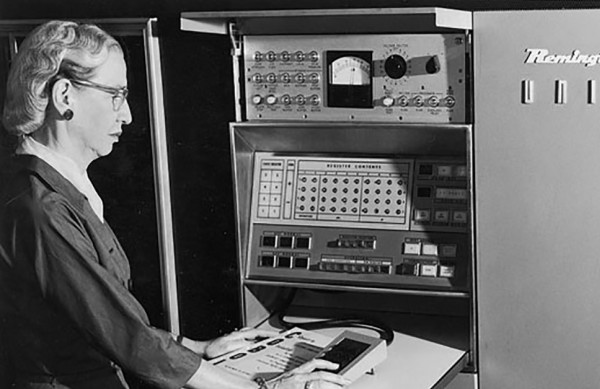
#> input picture HW2/hw2_files/grace_hopper.png, 600 x 389 px
$ python corners.py
#> lines starting #> are read from the running program, lines starting #| are printed output that depends on the picture
### HW2/hw2_files/common.py
import numpy as np
from matplotlib import pyplot as plt
import os
from PIL import Image

def read_img(path, greyscale=True):
    try:
        # 尝试打开图像
        img = Image.open(path)
    except FileNotFoundError:
        # 如果文件不存在，打印警告并跳过
        print(f"Warning: File not found - {path}")
        return None
    if greyscale:
        img = img.convert('L')
    else:
        img = img.convert('RGB')
    return np.array(img)

def save_img(img, path):
    img = Image.fromarray(img)
    img.save(path)
    print(path, "is saved!")

# [4 lines left out: function display_img, not called in this run]

### HW2/hw2_files/filters.py
import numpy as np
import os
from common import *
import cv2


## Image Patches ##
# [307 lines left out: functions image_patches, convolve, gaussian_kernel, gaussian_filter, edge_detection, sobel_operator and 2 more, not called in this run]
    ########################


# [2 lines that do not run on import are left out]

### HW2/hw2_files/corners.py
import os

from HW2.hw2_files.filters import sobel_operator
from common import read_img, save_img
import matplotlib.pyplot as plt
import numpy as np

from filters import *

def corner_score(image, u=5, v=5, window_size=(5,5)):
    # Given an input image, x_offset, y_offset, and window_size,
    # return the function E(u,v) for window size W
    # corner detector score for that pixel.
    # Input- image: H x W
    #        u: a scalar for x offset
    #        v: a scalar for y offset
    #        window_size: a tuple for window size
    #
    # Output- results: a image of size H x W
    # Use zero-padding to handle window values outside of the image.

    H, W = image.shape
    output = np.zeros((H, W))

    # 计算窗口的半尺寸
    half_h = window_size[0] // 2
    half_w = window_size[1] // 2

    # 为了处理边界，计算填充大小
    pad_h = half_h + abs(v)
    pad_w = half_w + abs(u)

    # 对图像进行零填充
    padded_image = np.pad(image, ((pad_h, pad_h), (pad_w, pad_w)), mode='constant', constant_values=0)

    # 遍历图像中的每个像素
    for i in range(H):
        for j in range(W):
            # 计算在填充图像中的坐标
            i_padded = i + pad_h
            j_padded = j + pad_w

            # 提取以当前像素为中心的窗口
            window_current = padded_image[i_padded - half_h:i_padded + half_h + 1,
                             j_padded - half_w:j_padded + half_w + 1]

            # 提取偏移后的窗口
            i_shifted = i_padded + v
            j_shifted = j_padded + u
            window_shifted = padded_image[i_shifted - half_h:i_shifted + half_h + 1,
                             j_shifted - half_w:j_shifted + half_w + 1]

            # 计算窗口之间的SSD
            ssd = np.sum((window_current - window_shifted) ** 2)
            output[i, j] = ssd

    return output

def harris_detector(image, window_size=(5,5)):
    # Given an input image, calculate the Harris Detector score for all pixels
    # Input- image: H x W
    # Output- results: a image of size H x W
    #
    # You can use same-padding for intensity (or zero-padding for derivatives)
    # to handle window values outside of the image.

    ## compute the derivatives
    Ix = None
    Iy = None
    Ix, Iy, _ = sobel_operator(image, normalize=False)

    Ixx = Ix * Ix
    Iyy = Iy * Iy
    Ixy = Ix * Iy

    # 3. 对梯度乘积进行加权求和（卷积）
    # 创建高斯核
    h, w = window_size
    sigma = h / 2  # 根据窗口大小选择合适的 sigma
    kernel_size = h

    # 创建二维高斯核
    x, y = np.mgrid[-(kernel_size // 2):(kernel_size // 2) + 1, -(kernel_size // 2):(kernel_size // 2) + 1]
    gauss_kernel = np.exp(-(x ** 2 + y ** 2) / (2 * sigma ** 2))
    gauss_kernel = gauss_kernel / gauss_kernel.sum()

    # 对 Ixx, Iyy, Ixy 进行卷积
    Sxx = convolve(Ixx, gauss_kernel)
    Syy = convolve(Iyy, gauss_kernel)
    Sxy = convolve(Ixy, gauss_kernel)

    # 4. 计算 Harris 响应
    alpha = 0.05  # Harris 角点检测器的参数，通常取 0.04 到 0.06

    # 计算行列式和迹
    det_M = Sxx * Syy - Sxy ** 2
    trace_M = Sxx + Syy

    # For each location of the image, construct the structure tensor and calculate the Harris response
    response = det_M - alpha * (trace_M ** 2)

    return response

def main():
    # The main function
    ########################
    img = read_img('./grace_hopper.png')
#> in read_img, img is the input picture: PIL image 600x389 L; min 0, max 255, mean 95.6

    ##### Feature Detection #####
    if not os.path.exists("./feature_detection"):
        os.makedirs("./feature_detection")

    # Define shifts and window size
    shifts = [(-5, 0), (5, 0), (0, -5), (0, 5)]  # left, right, up, down shifts
    window_size = (5, 5)

    # Compute and save corner scores for each shift
    for idx, (u, v) in enumerate(shifts):
        score = corner_score(img, u=u, v=v, window_size=window_size)

        # Normalize score for visualization
        score_norm = (score - score.min()) / (score.max() - score.min()) * 255
        score_norm = score_norm.astype(np.uint8)

        # Save the output image
        direction = ['left', 'right', 'up', 'down'][idx]
        save_img(score_norm, f"./feature_detection/corner_score_{direction}.png")
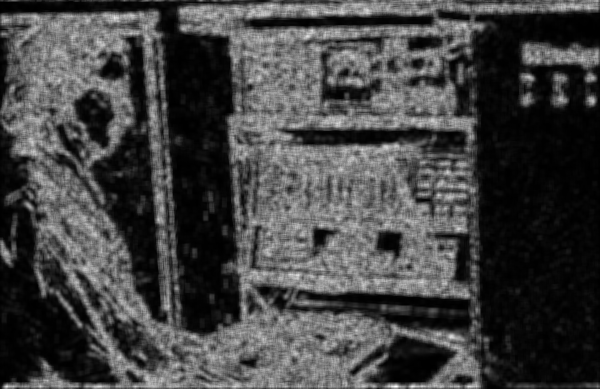
#> score_norm: shape (389, 600); min 0, max 255, mean 66.9

    # define offsets and window size and calulcate corner score
    u, v, W = 0, 2, (5,5)

    score = corner_score(img, u, v, W)

    # **添加归一化和类型转换**
    score_norm = (score - score.min()) / (score.max() - score.min()) * 255
    score_norm = score_norm.astype(np.uint8)

    save_img(score_norm, "./feature_detection/corner_score.png")

    harris_corners = harris_detector(img)
#> in harris_detector, `Ixy = Ix * Iy`:
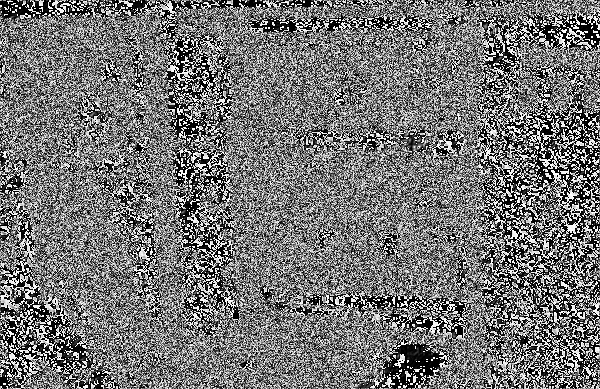
#> Ixy: shape (389, 600); min 0, max 255, mean 116.3
#> after the loop in convolve (call 4), `for i in range(H):`:
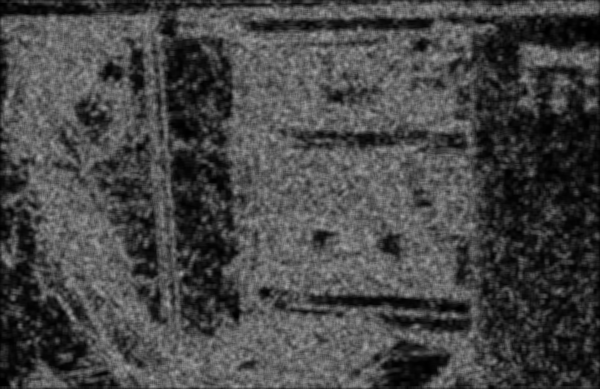
#> output: shape (389, 600); min 0, max 167, mean 70
#> in convolve (call 5), `padded_image = np.pad(image, ((pad_h, pad_h), (pad_w, pad_w)), mode = ..`:
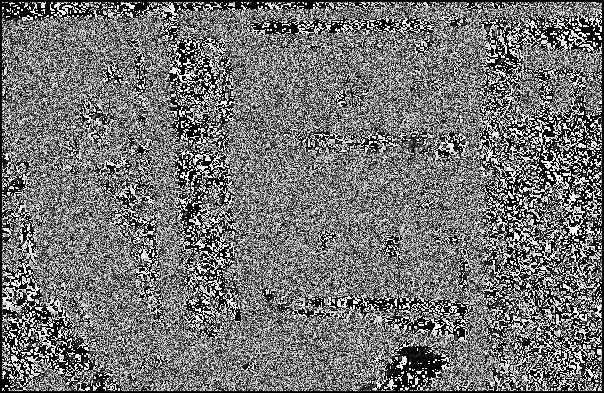
#> padded_image: shape (393, 604); min 0, max 255, mean 114.4
#> after the loop in convolve (call 5), `for i in range(H):`:
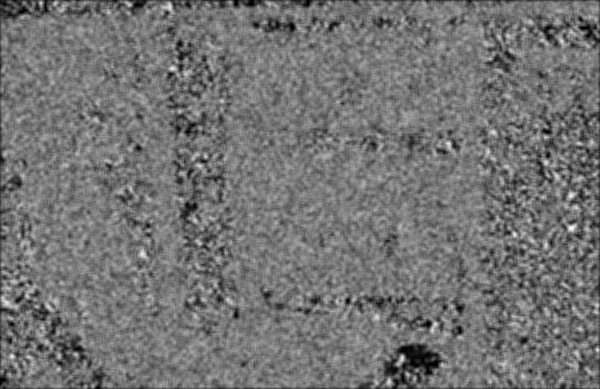
#> output: shape (389, 600); min 0, max 248, mean 115.3
#> in harris_detector, `det_M = Sxx * Syy - Sxy ** 2`:
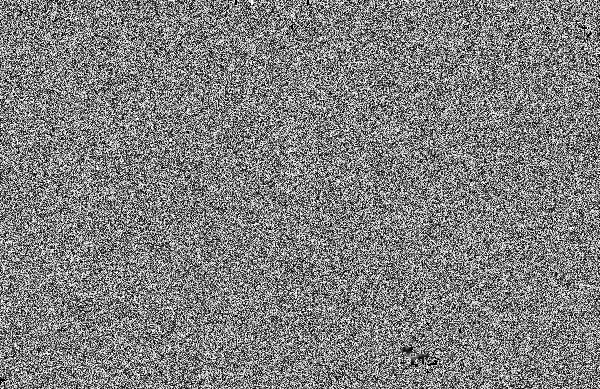
#> det_M: shape (389, 600); min 0, max 255, mean 127.5
#> in harris_detector, `trace_M = Sxx + Syy`:
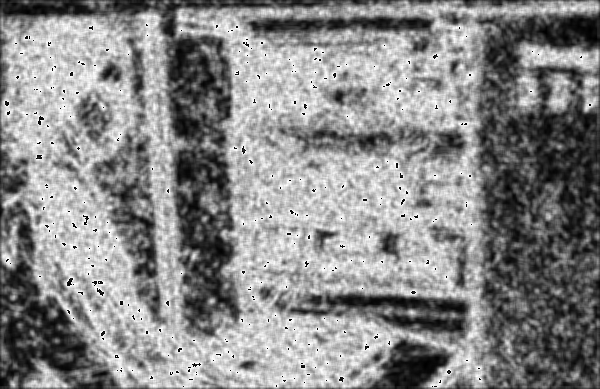
#> trace_M: shape (389, 600); min 0, max 255, mean 136.5

    # 对响应值进行归一化，以便保存为图像
    harris_norm = (harris_corners - harris_corners.min()) / (harris_corners.max() - harris_corners.min()) * 255
    harris_norm = harris_norm.astype(np.uint8)

    save_img(harris_norm, "./feature_detection/harris_response.png")

if __name__ == "__main__":
    main()
